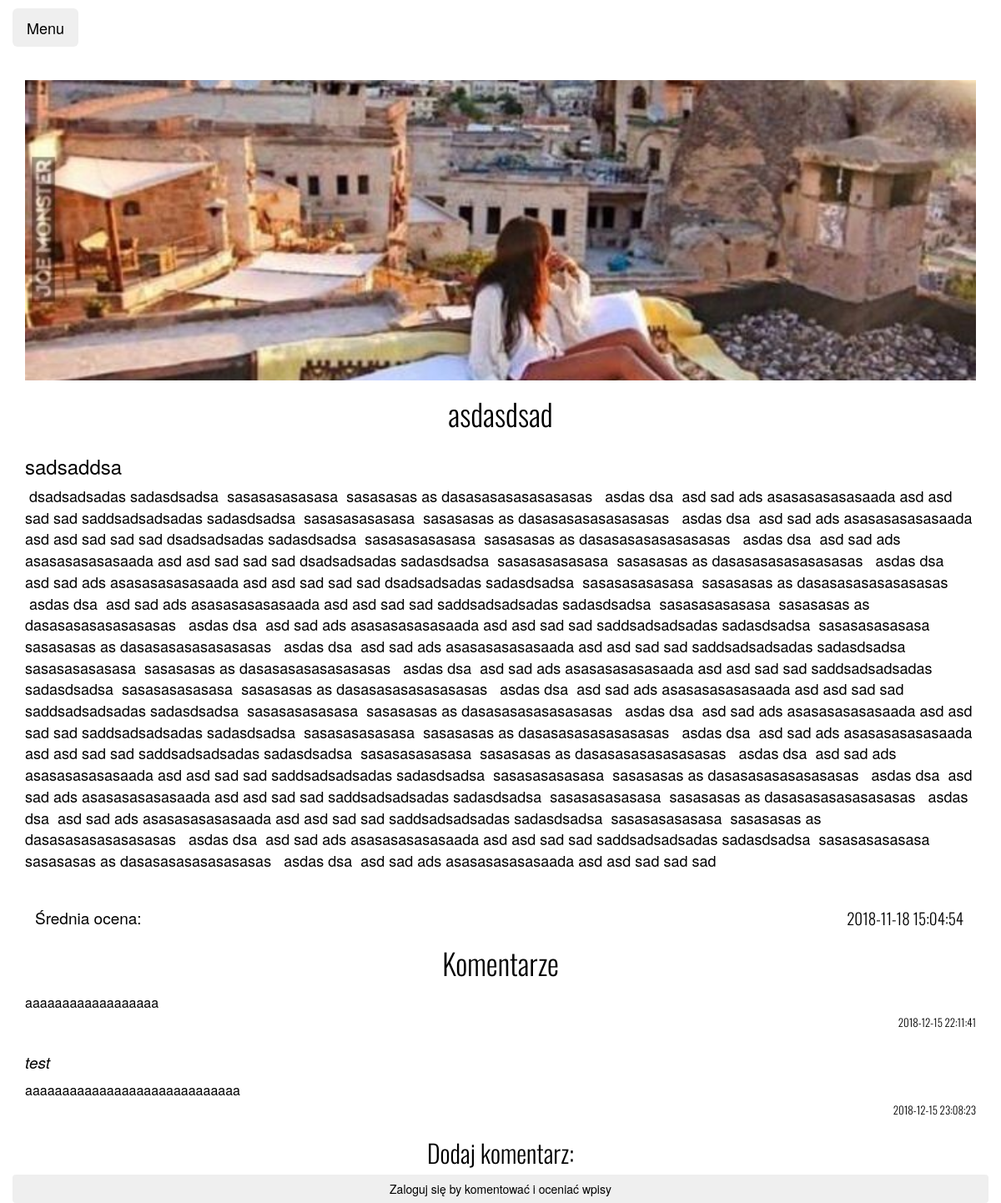
The app's page /blog-post/post.php?post=14 with its own data.
### tables this page shows
CREATE TABLE `post` (
  `post_id` int(10) NOT NULL,
  `blog_id` int(10) NOT NULL,
  `tytul` varchar(250) NOT NULL,
  `opis` text NOT NULL,
  `tekst` text NOT NULL,
  `image` varchar(100) NOT NULL,
  `data_dodania` datetime NOT NULL,
  `data_modyfikacji` datetime NOT NULL
);

CREATE TABLE `comments` (
  `comment_id` int(11) NOT NULL,
  `post_id` int(11) NOT NULL,
  `username` varchar(50) NOT NULL,
  `tekst` text NOT NULL,
  `data_dodania` datetime NOT NULL DEFAULT CURRENT_TIMESTAMP,
  `data_modyfikacji` datetime NOT NULL DEFAULT CURRENT_TIMESTAMP
);

### blog-post/post.php (the view, shortened to what this page needs)
<?php
include "../settings/db_connect.php";
$post = $_GET['post'];
?>
<html lang="pl-PL">
<head>
  <link href="lib/bootstrap/css/bootstrap.min.css" rel="stylesheet">
  <link href="css/style.css" rel="stylesheet">
  <link rel="stylesheet" href="https://cdnjs.cloudflare.com/ajax/libs/font-awesome/4.7.0/css/font-awesome.min.css">
</head>
<body>
	<div class="dropdown">
    <div id="menuwrap">
  <button class="btn btn-light dropdown-toggle btn-lg" type="button" id="dropdownMenu2" data-toggle="dropdown" aria-haspopup="true" aria-expanded="false">
    Menu
  </button>
</div>
</div>
	<div id="aboutdown">
  <div id="aboutwrap">
    <div class="container">
      <div class="row">
<?php
if ($sql =  $mysqli->prepare("SELECT ROUND(AVG(R1.rating),1) as averageRating  FROM rating R1 RIGHT JOIN (SELECT MAX(R2.timestamp) AS timestamp FROM rating R2 GROUP BY R2.username) R2 ON R1.timestamp=R2.timestamp WHERE post_id=$post"))
{
						$sql->execute();
						$sql->bind_result($averageRating);
						while ($sql->fetch()){}}
$trash = '';
if ($sql =  $mysqli->prepare("SELECT * FROM post WHERE post_id =$post"))
{
        $sql->execute();
        $sql->bind_result($post_id,$trash,$title,$description,$main,$image,$date,$mod_date);
        while ($sql->fetch())
        { ?>
			<div class="col-lg-12 name foto2 cover foto1">
					<img class="align-text-bottom" src="<?php echo $image; ?>" alt="">
				<h1><?php echo $title; ?></h1>
			</div>
			 <div class="col-lg-12 name-desc">
			<h3><?php echo $description; ?></h3>
			</div>
			<div class="col-lg-12 name-desc">
			<post><?php echo $main; ?></post>
			<br>
		</div>
	<?php		if(empty($_SESSION['user'])){   ?>
					<div class="container">
			            <div class="col-lg-12 col-md-12 col-sm-12 col-xs-12  name-desc">
							<h4><?php echo $date; ?></h4>
						</div><br><br>
						<div class="col-lg-6 col-md-6 col-sm-6 col-xs-12  name-desc">
										<div class="rate2">
										<z>Średnia ocena: <?php echo $averageRating ?> </z>
										</div>
						</div>
					</div>
	<?php } ?>
        <?php }
 }
else die( "Błąd w zapytaniu SQL! Sprawdź kod SQL w PhpMyAdmin." );
if ($sql =  $mysqli->prepare("SELECT comments.comment_id, comments.post_id, comments.username, comments.tekst, comments.data_dodania, comments.data_modyfikacji, user.user_id FROM comments LEFT JOIN user ON comments.username=user.username WHERE post_id =$post ORDER BY comment_id"))
{
        $sql->execute();
        $sql->bind_result($comment_id,$post_id,$username,$tekst,$data_dodania, $data_modyfikacji, $user_id); ?>
	       <div class="name-desc"> <h1>Komentarze</h1> </div>
        <?php while ($sql->fetch())
        { ?>
				<div class="col-lg-12 col-md-12 col-sm-12 col-xs-12 name-desc">
						<a href="../blog-post/blog.php?user_id=<?php echo $user_id; ?>"><po><?php echo $username; ?></po></a>
					 <h6><?php echo $tekst; ?></h6>
					<h5><?php echo $data_modyfikacji; ?></h5>
        </div>
        <?php }
 } ?>
			<div class="name"> <h2> Dodaj komentarz:</h2> </div>
<?php
			if(empty($_SESSION['user'])){ ?>
			            <div class="container">
                <form class="form" action="../admin-zone/login.php?post=<?php echo $post; ?>" method="post" enctype="multipart/form-data" autocomplete="off">
                    <div class="row registerFooter">
                        <div class="offset-3 col-6 offset-3 elementsOnRegisterFooter">
                            <div>
                              <input type="submit" value="Zaloguj się by komentować i oceniać wpisy" name="register" class="btn btn-block" />
                            </div>
                        </div>
                    </div>
                </form>
            </div>
			<?php
} ?>
  </body>
</html>

### blog-post/css/style.css (style rules this page uses)
html, body { height: 100%; }
body { font-family: "Lato" sans-serif; font-weight: 400; font-size: 16px; color: #000; -webkit-font-smoothing: antialiased; -webkit-overflow-scrolling: touch; }
h1, h2 { font-family: "Oswald", sans-serif; font-weight: 300; }
z { font-size: 19px; line-height: 2.3; text-align: left; left: -3px; position: relative; }
post { font-size: 18px; }
#menuwrap { position: relative; left: 15px; top: 10px }
#aboutdown { position: relative; top: 30px }
#aboutwrap { margin-top: -20px; margin-bottom: 80px; }
.name { text-align: center; margin-top: 40px; }
.name-desc h1 { font-family: 'Oswald', sans-serif; font-size: 35px; line-height: 1; font-weight: 300; text-align: center; margin-top:15px; }
.name-desc h4 { font-family: 'Oswald', sans-serif; font-size: 19px; line-height: 1.45; font-weight: 300; text-align: right; margin-bottom: -50; position: relative; top: 0px; }
.name-desc h5 { font-family: 'Oswald', sans-serif; font-size: 13px; line-height: 1.45; margin-top: -7px; font-weight: 300; text-align: right; margin-bottom: 25 }
.name-desc h6 { font-size: 16px; line-height: 1.3; font-weight: 300; text-align: left; }
.name-desc po { font-style: italic; font-size: 19px; }
a:link { color: black; background-color: transparent; text-decoration: none; }
.foto1 img { width:360px; height:360px; }
.foto2 img { background-color:#ccc; width: 100%; }
.cover img { object-fit:cover; }
* { margin: 0; padding: 0; }

### records on screen
post: image (picture), tytul "asdasdsad", opis "sadsaddsa", tekst "dsadsadsadas sadasdsadsa sasasasasasasa sasasasas as dasasasasasasasasas asdas dsa asd sad ads asasasasasasaada asd asd sad sad saddsadsadsadas sadasdsadsa sasasasasasasa sasasasas as dasasasasasasasasas asdas dsa asd sad ads asasasasasasaada asd asd sad sad sad dsadsadsadas sadasdsadsa sasasasasasasa sasasasas as dasasasasasasasasas asdas dsa asd sad ads asasasasasasaada asd asd sad sad sad dsadsadsadas sadasdsadsa sasasasasasasa sasasasas as dasasasasasasasasas asdas dsa asd sad ads asasasasasasaada asd asd sad sad sad dsadsadsadas sadasdsadsa sasasasasasasa sasasasas as dasasasasasasasasas asdas dsa asd sad ads asasasasasasaada asd asd sad sad saddsadsadsadas sadasdsadsa sasasasasasasa…", data_dodania "2018-11-18 15:04:54"
comments: tekst "aaaaaaaaaaaaaaaaaa", data_modyfikacji "2018-12-15 22:11:41"
comments: username "test", tekst "aaaaaaaaaaaaaaaaaaaaaaaaaaaaa", data_modyfikacji "2018-12-15 23:08:23"
